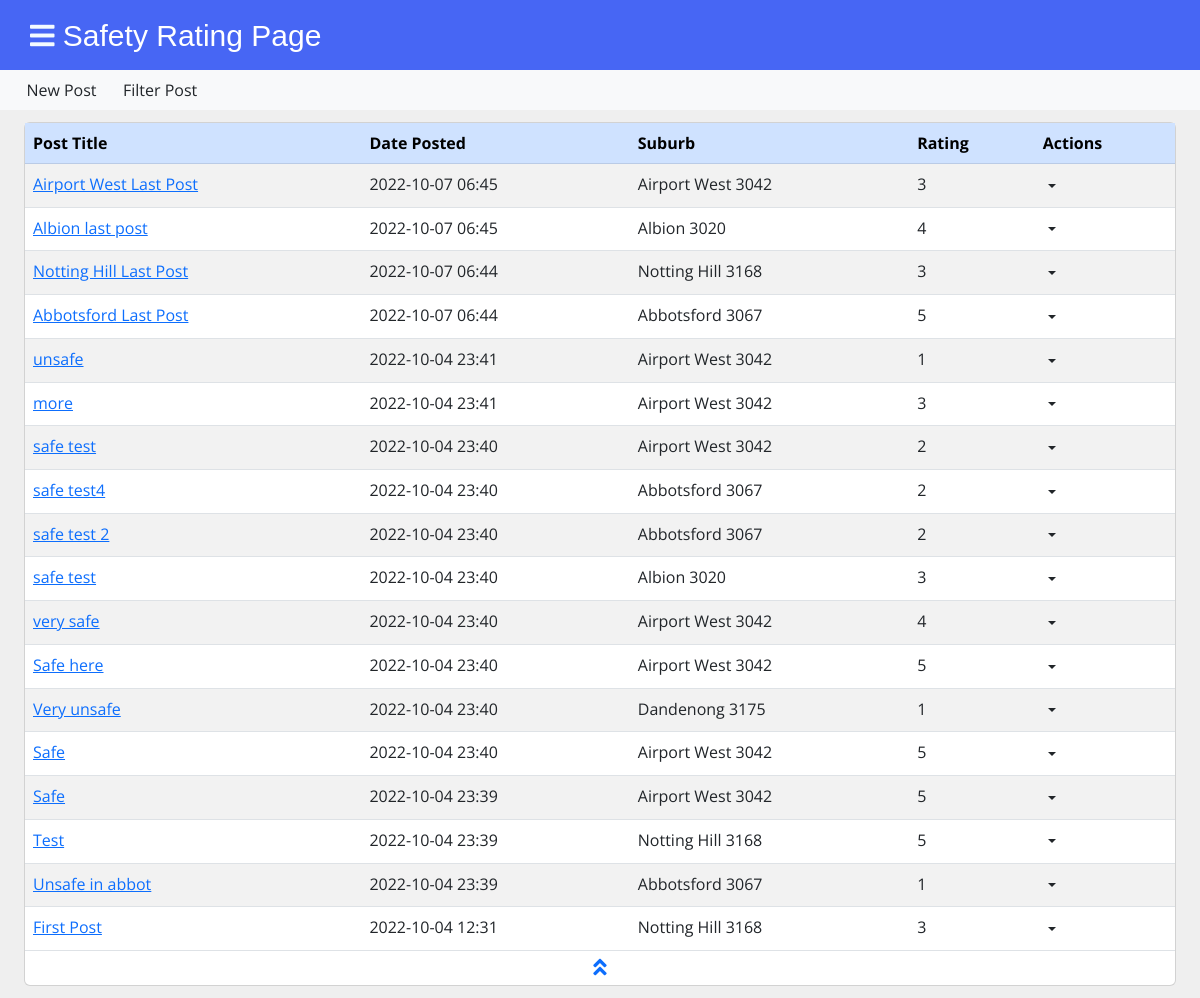
/ratingAll, run on the app's committed database.
### tables this page shows
CREATE TABLE posts (
    id INTEGER PRIMARY KEY AUTOINCREMENT,
    created TIMESTAMP NOT NULL DEFAULT CURRENT_TIMESTAMP,
    title TEXT NOT NULL,
    suburb TEXT NOT NULL,
    rating INTEGER NOT NULL,
    content TEXT NOT NULL
);

### app.py (the view)
@app.route('/ratingAll',methods=('GET','POST'))
def ratingAll():
    conn = get_db_connection()
    posts = conn.execute('SELECT * FROM posts').fetchall()
    conn.close()
    return render_template('showAllRatings.html',posts= posts)

### app.py (called while the page is built)
def get_db_connection():
    conn = sqlite3.connect('database.db')
    conn.row_factory = sqlite3.Row
    return conn

### templates/showAllRatings.html (shortened to what this page needs)
{% extends 'rating.html' %}
{% block content %}
<nav class="navbar navbar-expand-md navbar-light bg-light">
    <li class="nav-item">
            <a class="nav-link" href="{{url_for('create')}}">New Post</a>
        </li>
    <li class="nav-item">
        <a class="nav-link" href="{{url_for('create_filter')}}">Filter Post</a>
    </li>
</nav>
<div class = "card">
    <table class="table table-striped">
        <thead class = "table-primary">
            <tr>
                <th>Post Title</th>
                <th>Date Posted</th>
                <th>Suburb</th>
                <th>Rating</th>
                <th>Actions</th>
            </tr>
        </thead>
        <tbody>
            {% for post in posts|reverse %}
            <tr>
                <td><a href="{{ url_for('post', post_id=post['id']) }}">{{ post['title'] }}</a></td>
                <td>{{ post['created'][:-3]}}</td>
                <td>{{post['suburb']}}</td>
                <td>{{post['rating']}}</td>
                <td>
                    <div class="dropdown">
                    <button type="button" class="btn p-0 dropdown-toggle hide-arrow" data-bs-toggle="dropdown">
                    </button>
                    </div>
                </td>
            </tr>
            {% endfor %}
        </tbody>
    </table>
    <a href ="{{url_for('rating')}}" id="showless" ><i class="fa fa-angle-double-up fa-lg"></i></a>
</div>
{% endblock %}

### static/css/style2.css (style rules this page uses)
* { list-style: none; text-decoration: none; margin: 0; padding: 0; box-sizing: border-box; font-family: 'Open Sans', sans-serif; }
body { background: #f5f6fa; }
body.active { background-color:#EFEFEF; }
.card { margin-top: 1%; margin-left: 2%; margin-right: 2%; margin-bottom: 1%; }
.nav-item { padding-left: 2.2%; }
#showless { text-align: center; margin-top: 5px; margin-bottom: 5px; }
.table { margin-bottom: 0px; }

### data on the page
posts: title "Airport West Last Post", created "2022-10-07 06:45", suburb "Airport West 3042", rating "3"
posts: title "Albion last post", created "2022-10-07 06:45", suburb "Albion 3020", rating "4"
posts: title "Notting Hill Last Post", created "2022-10-07 06:44", suburb "Notting Hill 3168", rating "3"
posts: title "Abbotsford Last Post", created "2022-10-07 06:44", suburb "Abbotsford 3067", rating "5"
posts: title "unsafe", created "2022-10-04 23:41", suburb "Airport West 3042", rating "1"
posts: title "more", created "2022-10-04 23:41", suburb "Airport West 3042", rating "3"
posts: title "safe test", created "2022-10-04 23:40", suburb "Airport West 3042", rating "2"
posts: title "safe test4", created "2022-10-04 23:40", suburb "Abbotsford 3067", rating "2"
posts: title "safe test 2", created "2022-10-04 23:40", suburb "Abbotsford 3067", rating "2"
posts: title "safe test", created "2022-10-04 23:40", suburb "Albion 3020", rating "3"
posts: title "very safe", created "2022-10-04 23:40", suburb "Airport West 3042", rating "4"
posts: title "Safe here", created "2022-10-04 23:40", suburb "Airport West 3042", rating "5"
posts: title "Very unsafe", created "2022-10-04 23:40", suburb "Dandenong 3175", rating "1"
posts: title "Safe", created "2022-10-04 23:40", suburb "Airport West 3042", rating "5"
posts: title "Safe", created "2022-10-04 23:39", suburb "Airport West 3042", rating "5"
posts: title "Test", created "2022-10-04 23:39", suburb "Notting Hill 3168", rating "5"
posts: title "Unsafe in abbot", created "2022-10-04 23:39", suburb "Abbotsford 3067", rating "1"
posts: title "First Post", created "2022-10-04 12:31", suburb "Notting Hill 3168", rating "3"
